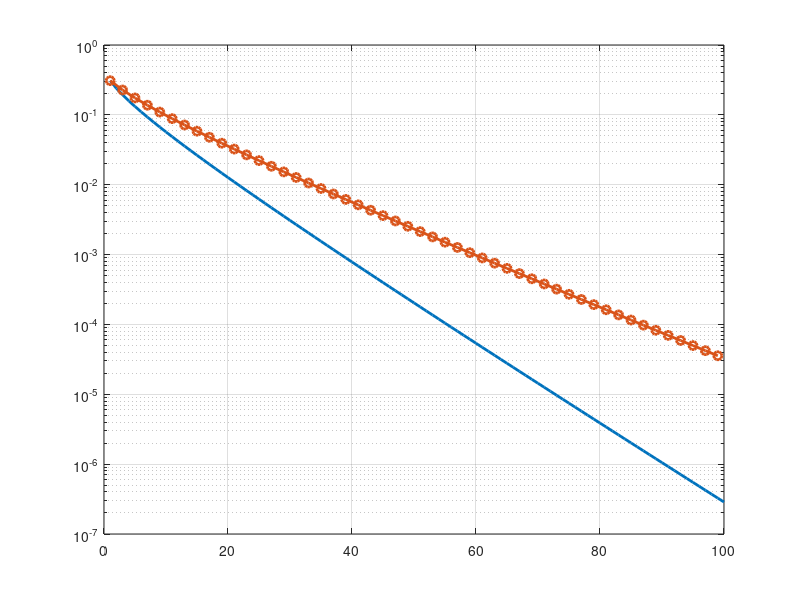

MATLAB code for this plot: (Note: this script raises an error after producing the figure.)
clc;
clear;
close all;

%% Problem 4
% Comparison of Full-Precision and Binary Sensors

m = 0.5;

% Probability that a binary sensor outputs 1 when S = 0.5
p = normcdf(0.5);

% Full precision sensor values
n_full = 1:100;
Pe_full = qfunc(m .* sqrt(n_full));

% Binary sensor values (odd n only)
n_binary = 1:2:99;
Pe_binary = zeros(size(n_binary));

for k = 1:length(n_binary)

    n = n_binary(k);

    % Error occurs when majority vote is incorrect
    threshold = (n - 1)/2;

    Pe_binary(k) = binocdf(threshold, n, p);

end

% Find smallest odd n such that Pe < 10^-3
target = 1e-3;

index = find(Pe_binary < target, 1, 'first');

nb = n_binary(index);

%% Plot

figure;

semilogy(n_full, Pe_full, 'LineWidth', 2);
hold on;
grid on;

semilogy(n_binary, Pe_binary, 'o-', 'LineWidth', 2);

yline(target,'--','10^{-3}','LineWidth',1.5);

semilogy(nb,Pe_binary(index),'s',...
    'MarkerSize',8,...
    'LineWidth',2);

xlabel('Number of Sensors, n');
ylabel('Probability of Error');
title('Probability of Error for Full-Precision and Binary Sensor Systems');

legend('Full-Precision Sensors',...
       'Binary Sensors',...
       'Threshold = 10^{-3}',...
       sprintf('n_b = %d',nb),...
       'Location','southwest');

%% Results

fprintf('\n');
fprintf('-----------------------------------\n');
fprintf('Problem 4 Results\n');
fprintf('-----------------------------------\n');
fprintf('p = %.6f\n', p);
fprintf('Minimum odd number of binary sensors n_b = %d\n', nb);
fprintf('Probability of error at n_b = %.6e\n', Pe_binary(index));

if index > 1
    fprintf('Probability of error at previous odd n = %d is %.6e\n', ...
        n_binary(index-1), Pe_binary(index-1));
end

fprintf('-----------------------------------\n');
